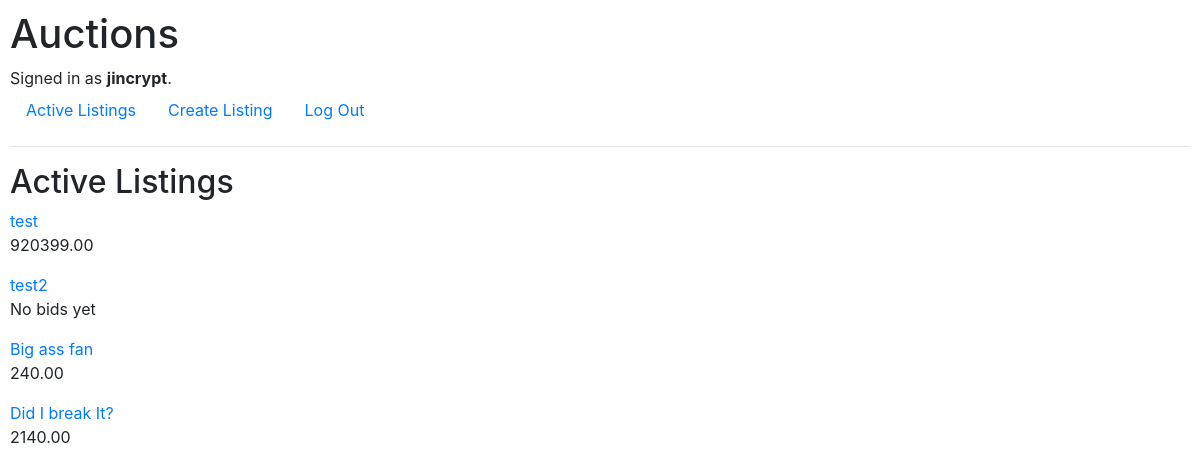
The page / (signed in) on the database its author committed.
### auctions/models.py (models this page shows)
class User(AbstractUser):
    pass

class Listing(models.Model):
    title           = models.CharField(max_length=100)
    description     = models.CharField(max_length=500)
    date            = models.DateTimeField(auto_now_add=True)
    starting_price  = models.DecimalField(max_digits=11, decimal_places=2)                      # highest sold item in the world was 450million, so 11 digits should suffice
    owner           = models.ForeignKey(User, on_delete=models.CASCADE, related_name="owner")
    image           = models.URLField(blank=True) # Default max_length=200
    status          = models.BooleanField(default=True)

class Bid(models.Model):
    user    = models.ForeignKey(User, on_delete=models.CASCADE, related_name="bid_user")
    listing = models.ForeignKey(Listing, on_delete=models.CASCADE, related_name="bid_listing")
    bid     = models.DecimalField(max_digits=11, decimal_places=2)

### auctions/views.py (the view)
# urls.py: path("", views.index, name="index"),
def index(request):
    active_listings = Listing.objects.filter(status="True")
    return render(request, "auctions/index.html", {
        "active_listings": active_listings
    })

### auctions/templates/auctions/index.html
{% extends "auctions/layout.html" %}
{% block body %}
    <h2>Active Listings</h2>
    {% for listing in active_listings %}
    <a href="{% url 'listing' listing.id %}">{{ listing.title }}</a>
        {% if listing.bid_listing.all %}
            <p>{{ listing.bid_listing.all.last.bid }}</p>
        {% else %}
            <p>No bids yet</p>
        {% endif %}
    {% endfor %}
{% endblock %}

### auctions/templates/auctions/layout.html (shortened to what this page needs)
{% load static %}
<!DOCTYPE html>
<html lang="en">
    <head>
        <link rel="stylesheet" href="https://stackpath.bootstrapcdn.com/bootstrap/4.4.1/css/bootstrap.min.css">
        <link href="{% static 'auctions/styles.css' %}" rel="stylesheet">
    </head>
    <body>
        <h1>Auctions</h1>
        <div>
            {% if user.is_authenticated %}
                Signed in as <strong>{{ user.username }}</strong>.
            {% else %}
                Not signed in.
            {% endif %}
        </div>
        <ul class="nav">
            <li class="nav-item">
                <a class="nav-link" href="{% url 'index' %}">Active Listings</a>
            </li>
            {% if user.is_authenticated %}
                <li class="nav-item">
                    <a class="nav-link" href="{% url 'create_listing' %}">Create Listing</a>
                </li>
                <li class="nav-item">
                    <a class="nav-link" href="{% url 'logout' %}">Log Out</a>
                </li>
            {% endif %}
        </ul>
        <hr>
        {% block body %}
        {% endblock %}
    </body>
</html>

### auctions/static/auctions/styles.css (style rules this page uses)
body { padding: 10px; }

### rows shown on the page
User: username "jincrypt"
Listing: title "test", bid_listing.all.last.bid "920399.00"
Listing: title "test2", shows "No bids yet"
Listing: title "Big ass fan", bid_listing.all.last.bid "240.00"
Listing: title "Did I break It?", bid_listing.all.last.bid "2140.00"
